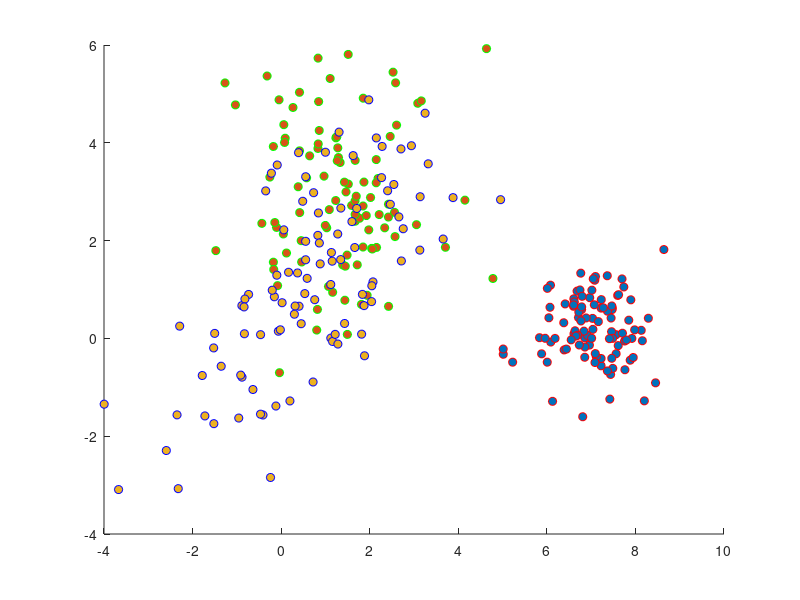

This figure's MATLAB source: (Note: this script raises an error after producing the figure.)
clear
close all
clc

% assume you've already learned the GMM model parameters.
mu_1 = [7, 0.3];
mu_2 = [1.5, 3];
mu_3 = [0.8, 1.2];

s_1 = [0.5, 0.1; 0.1, 0.5];
s_2 = [1.3, 0; 0, 1.9];
s_3 = [3, 2; 2, 3];

% Sample a few data from each
x_1 = mvnrnd(mu_1,s_1,100);
x_2 = mvnrnd(mu_2,s_2,100);
x_3 = mvnrnd(mu_3,s_3,100);

mu = [mu_1; mu_2; mu_3];
S = cat(3,s_1, s_2, s_3);
pi = [1/3, 1/3, 1/3];

% plot samples from each Gaussian
scatter(x_1(:,1), x_1(:,2), 'filled', 'MarkerEdgeColor',[1 0 0]);
hold on

scatter(x_2(:,1), x_2(:,2), 'filled', 'MarkerEdgeColor',[0 1 0]);
hold on

scatter(x_3(:,1), x_3(:,2), 'filled', 'MarkerEdgeColor',[0 0 1]);
hold on

% draw the level line
gm = gmdistribution(mu,S, pi);
gmPDF = @(x,y)reshape(pdf(gm,[x(:) y(:)]),size(x));
fcontour(gmPDF, [-5 10 -5 10]);

